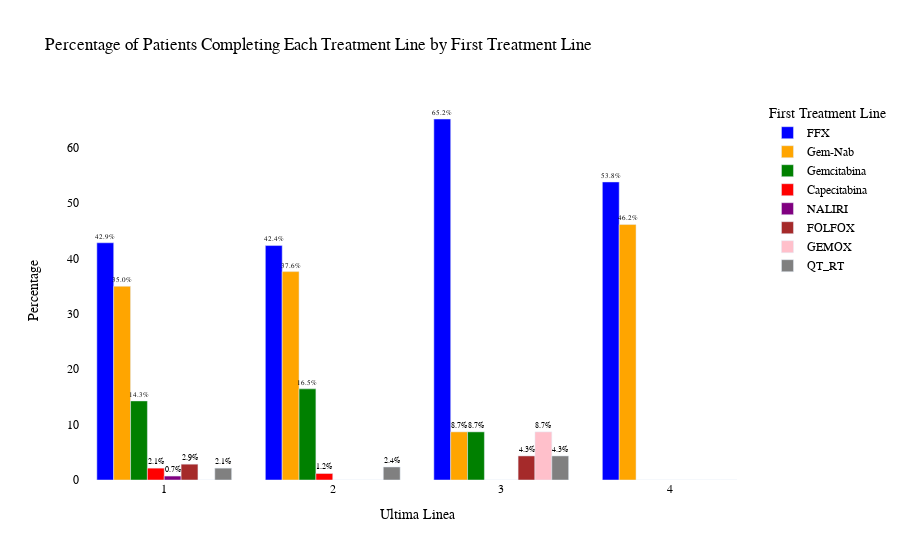

Notebook code for this chart:
### Code cell
import plotly.graph_objects as go

# Mapping for the first treatment line labels
first_line_labels = {
    1: 'FFX', 2: 'Gem-Nab', 3: 'Gemcitabina', 4: 'Capecitabina',
    5: 'FOLFIRI', 6: 'NALIRI', 7: 'FOLFOX', 8: 'CAPOX',
    9: 'GEMOX', 10: 'PEMBRO', 11: 'QT_RT', 12: 'Otro', 13: 'NA'
}

# Group by 'ultima_linea' and the first treatment line
line_counts = df.groupby(['ultima_linea', '1L_Esquema']).size().unstack(fill_value=0)

# Calculate percentages instead of counts
line_percentages = line_counts.divide(line_counts.sum(axis=1), axis=0) * 100

fig = go.Figure()

# Add a bar to the figure for each first treatment line
for idx, line in enumerate(line_percentages.columns):
    line_label = first_line_labels.get(line, f"Line {line}")
    fig.add_trace(go.Bar(
        x=line_percentages.index,
        y=line_percentages[line],
        name=line_label,
        text=line_percentages[line].apply(lambda x: '{:.1f}%'.format(x) if x != 0 else ''),
        textposition='outside',
        marker_color=colors[idx % len(colors)]
    ))

# Update layout for better clarity and styling
fig.update_layout(
    title="Percentage of Patients Completing Each Treatment Line by First Treatment Line",
    xaxis_title="Ultima Linea",
    yaxis_title="Percentage",
    xaxis={'categoryorder':'category ascending'},
    legend_title_text='First Treatment Line',
    plot_bgcolor='white',
    font=dict(
        family="Arial, sans-serif",
        size=12,
        color="black"
    ),
    legend=dict(
        font=dict(
            family="Arial, sans-serif",
            size=12,
            color="black"
        )
    )
)

# Improve y-axis labels
fig.update_yaxes(
    title_standoff = 25
)

fig.show()

### Figure 1 — Plotly figure (JSON) as saved in the notebook; plotly's stock layout.template omitted (floating-point values rounded to 4 significant figures)
{"data": [{"marker": {"color": "blue"}, "name": "FFX", "text": ["42.9%", "42.4%", "65.2%", "53.8%"], "textposition": "outside", "x": [1, 2, 3, 4], "y": [42.86, 42.35, 65.22, 53.85], "type": "bar"}, {"marker": {"color": "orange"}, "name": "Gem-Nab", "text": ["35.0%", "37.6%", "8.7%", "46.2%"], "textposition": "outside", "x": [1, 2, 3, 4], "y": [35.0, 37.65, 8.696, 46.15], "type": "bar"}, {"marker": {"color": "green"}, "name": "Gemcitabina", "text": ["14.3%", "16.5%", "8.7%", ""], "textposition": "outside", "x": [1, 2, 3, 4], "y": [14.29, 16.47, 8.696, 0.0], "type": "bar"}, {"marker": {"color": "red"}, "name": "Capecitabina", "text": ["2.1%", "1.2%", "", ""], "textposition": "outside", "x": [1, 2, 3, 4], "y": [2.143, 1.176, 0.0, 0.0], "type": "bar"}, {"marker": {"color": "purple"}, "name": "NALIRI", "text": ["0.7%", "", "", ""], "textposition": "outside", "x": [1, 2, 3, 4], "y": [0.7143, 0.0, 0.0, 0.0], "type": "bar"}, {"marker": {"color": "brown"}, "name": "FOLFOX", "text": ["2.9%", "", "4.3%", ""], "textposition": "outside", "x": [1, 2, 3, 4], "y": [2.857, 0.0, 4.348, 0.0], "type": "bar"}, {"marker": {"color": "pink"}, "name": "GEMOX", "text": ["", "", "8.7%", ""], "textposition": "outside", "x": [1, 2, 3, 4], "y": [0.0, 0.0, 8.696, 0.0], "type": "bar"}, {"marker": {"color": "gray"}, "name": "QT_RT", "text": ["2.1%", "2.4%", "4.3%", ""], "textposition": "outside", "x": [1, 2, 3, 4], "y": [2.143, 2.353, 4.348, 0.0], "type": "bar"}], "layout": {"xaxis": {"title": {"text": "Ultima Linea"}, "categoryorder": "category ascending"}, "legend": {"title": {"text": "First Treatment Line"}, "font": {"family": "Arial, sans-serif", "size": 12, "color": "black"}}, "font": {"family": "Arial, sans-serif", "size": 12, "color": "black"}, "title": {"text": "Percentage of Patients Completing Each Treatment Line by First Treatment Line"}, "yaxis": {"title": {"text": "Percentage", "standoff": 25}}, "plot_bgcolor": "white"}}
